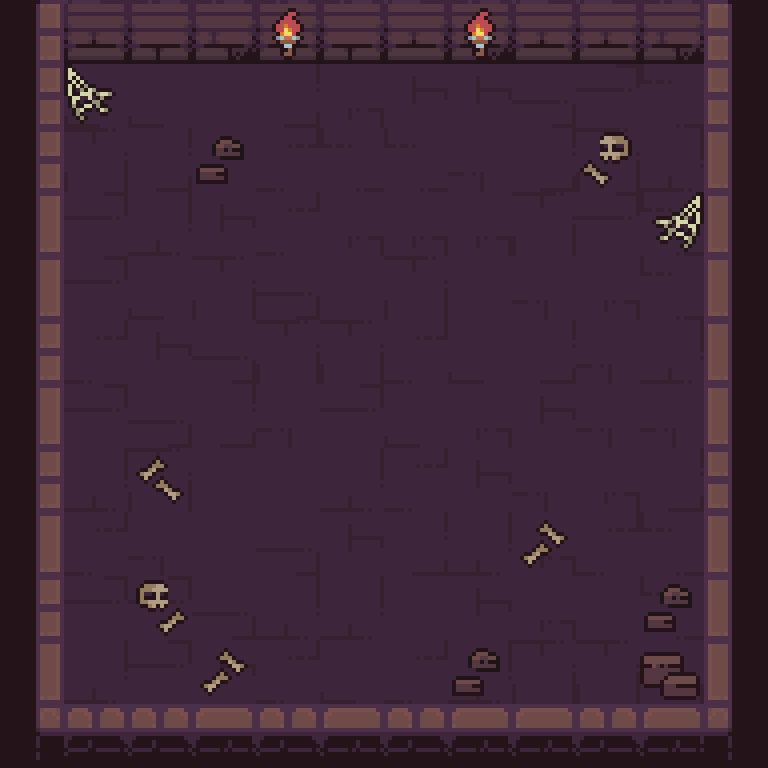

A level layout from a 2D game, rendered from its tile map. Below: a short description, then the map file with its tile-grid data intact:
An orthogonal 12x12 tile map with 64x64 px tiles, 4 tile layers (Void, Floor, Walls, Decorations).

<map version="1.10" tiledversion="1.10.2" orientation="orthogonal" renderorder="right-down" width="12" height="12" tilewidth="64" tileheight="64" infinite="0" nextlayerid="6" nextobjectid="1">
 <tileset firstgid="1" source="Tiles.tsx" />
 <layer id="1" name="Void" width="12" height="12">
  <data encoding="csv">
79,79,79,79,79,79,79,79,79,79,79,79,
79,79,79,79,79,79,79,79,79,79,79,79,
79,79,79,79,79,79,79,79,79,79,79,79,
79,79,79,79,79,79,79,79,79,79,79,79,
79,79,79,79,79,79,79,79,79,79,79,79,
79,79,79,79,79,79,79,79,79,79,79,79,
79,79,79,79,79,79,79,79,79,79,79,79,
79,79,79,79,79,79,79,79,79,79,79,79,
79,79,79,79,79,79,79,79,79,79,79,79,
79,79,79,79,79,79,79,79,79,79,79,79,
79,79,79,79,79,79,79,79,79,79,79,79,
79,79,79,79,79,79,79,79,79,79,79,79
</data>
 </layer>
 <layer id="2" name="Floor" width="12" height="12">
  <data encoding="csv">
0,0,0,0,0,0,0,0,0,0,0,0,
0,20,20,19,17,27,18,18,9,28,10,0,
0,29,17,19,7,10,10,30,17,29,8,0,
0,28,8,18,7,27,27,27,29,28,10,0,
0,28,20,29,9,19,29,19,30,27,10,0,
0,7,18,9,29,29,7,20,17,30,8,0,
0,28,9,17,30,28,20,27,18,30,30,0,
0,8,29,19,19,8,7,18,30,27,17,0,
0,7,30,19,9,18,17,8,27,7,10,0,
0,28,28,9,8,8,19,18,27,19,10,0,
0,8,28,18,7,20,7,8,29,29,27,0,
0,0,0,0,0,0,0,0,0,0,0,0
</data>
 </layer>
 <layer id="4" name="Walls" width="12" height="12">
  <data encoding="csv">
1,3,5,4,5,5,3,4,3,3,4,6,
21,0,0,0,0,0,0,0,0,0,0,26,
21,0,0,0,0,0,0,0,0,0,0,36,
11,0,0,0,0,0,0,0,0,0,0,16,
31,0,0,0,0,0,0,0,0,0,0,16,
21,0,0,0,0,0,0,0,0,0,0,16,
31,0,0,0,0,0,0,0,0,0,0,16,
21,0,0,0,0,0,0,0,0,0,0,26,
11,0,0,0,0,0,0,0,0,0,0,16,
21,0,0,0,0,0,0,0,0,0,0,36,
11,0,0,0,0,0,0,0,0,0,0,16,
41,43,44,42,44,45,43,45,42,43,42,46
</data>
 </layer>
 <layer id="5" name="Decorations" width="12" height="12">
  <data encoding="csv">
0,0,0,0,91,0,0,91,0,0,0,0,
0,65,0,0,0,0,0,0,0,0,0,0,
0,0,0,60,0,0,0,0,0,78,0,0,
0,0,0,0,0,0,0,0,0,0,2147483713,0,
0,0,0,0,0,0,0,0,0,0,0,0,
0,0,0,0,0,0,0,0,0,0,0,0,
0,0,0,0,0,0,0,0,0,0,0,0,
0,0,69,0,0,0,0,0,0,0,0,0,
0,0,0,0,0,0,0,0,2147483717,0,0,0,
0,0,2147483726,0,0,0,0,0,0,0,60,0,
0,0,0,2147483717,0,0,0,60,0,0,50,0,
0,0,0,0,0,0,0,0,0,0,0,0
</data>
 </layer>
</map>
